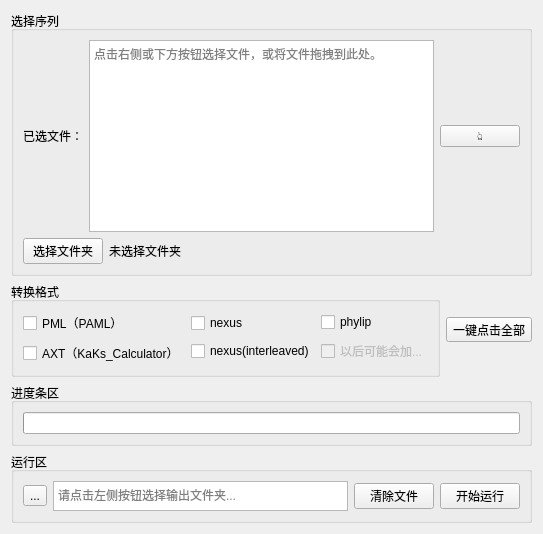
          <widget class="QWidget" name="tab_2">
           <attribute name="title">
            <string>序列格式转换</string>
           </attribute>
           <layout class="QVBoxLayout" name="verticalLayout_28" stretch="3,0,0,0">
            <item>
             <widget class="QGroupBox" name="groupBox_2">
              <property name="title">
               <string>选择序列</string>
              </property>
              <layout class="QVBoxLayout" name="verticalLayout_27">
               <item>
                <layout class="QHBoxLayout" name="horizontalLayout_54">
                 <item>
                  <widget class="QLabel" name="label_26">
                   <property name="text">
                    <string>已选文件：</string>
                   </property>
                  </widget>
                 </item>
                 <item>
                  <widget class="QTextBrowser" name="sel_ali_2">
                   <property name="verticalScrollBarPolicy">
                    <enum>Qt::ScrollBarAlwaysOff</enum>
                   </property>
                   <property name="placeholderText">
                    <string>点击右侧或下方按钮选择文件，或将文件拖拽到此处。</string>
                   </property>
                  </widget>
                 </item>
                 <item>
                  <widget class="QPushButton" name="sel_ali_bro_3">
                   <property name="text">
                    <string>👆</string>
                   </property>
                  </widget>
                 </item>
                </layout>
               </item>
               <item>
                <layout class="QHBoxLayout" name="horizontalLayout_53">
                 <item>
                  <widget class="QPushButton" name="sel_ali_bro_4">
                   <property name="maximumSize">
                    <size>
                     <width>80</width>
                     <height>16777215</height>
                    </size>
                   </property>
                   <property name="text">
                    <string>选择文件夹</string>
                   </property>
                  </widget>
                 </item>
                 <item>
                  <widget class="QLabel" name="sel_ali_path_2">
                   <property name="minimumSize">
                    <size>
                     <width>300</width>
                     <height>0</height>
                    </size>
                   </property>
                   <property name="maximumSize">
                    <size>
                     <width>800</width>
                     <height>16777215</height>
                    </size>
                   </property>
                   <property name="text">
                    <string>未选择文件夹</string>
                   </property>
                  </widget>
                 </item>
                 <item>
                  <spacer name="horizontalSpacer_14">
                   <property name="orientation">
                    <enum>Qt::Horizontal</enum>
                   </property>
                   <property name="sizeHint" stdset="0">
                    <size>
                     <width>40</width>
                     <height>20</height>
                    </size>
                   </property>
                  </spacer>
                 </item>
                </layout>
               </item>
              </layout>
             </widget>
            </item>
            <item>
             <layout class="QHBoxLayout" name="horizontalLayout_55">
              <item>
               <widget class="QGroupBox" name="groupBox_4">
                <property name="title">
                 <string>转换格式</string>
                </property>
                <layout class="QHBoxLayout" name="horizontalLayout">
                 <item>
                  <layout class="QVBoxLayout" name="verticalLayout_2">
                   <item>
                    <widget class="QCheckBox" name="paml_box">
                     <property name="text">
                      <string>PML（PAML）</string>
                     </property>
                    </widget>
                   </item>
                   <item>
                    <widget class="QCheckBox" name="axt_box">
                     <property name="text">
                      <string>AXT（KaKs_Calculator）</string>
                     </property>
                    </widget>
                   </item>
                  </layout>
                 </item>
                 <item>
                  <layout class="QVBoxLayout" name="verticalLayout_3">
                   <item>
                    <widget class="QCheckBox" name="nex_box">
                     <property name="text">
                      <string>nexus</string>
                     </property>
                    </widget>
                   </item>
                   <item>
                    <widget class="QCheckBox" name="nex_int_box">
                     <property name="text">
                      <string>nexus(interleaved)</string>
                     </property>
                    </widget>
                   </item>
                  </layout>
                 </item>
                 <item>
                  <layout class="QVBoxLayout" name="verticalLayout_4">
                   <item>
                    <widget class="QCheckBox" name="phy_box">
                     <property name="text">
                      <string>phylip</string>
                     </property>
                    </widget>
                   </item>
                   <item>
                    <widget class="QCheckBox" name="checkBox_6">
                     <property name="enabled">
                      <bool>false</bool>
                     </property>
                     <property name="text">
                      <string>以后可能会加...</string>
                     </property>
                    </widget>
                   </item>
                  </layout>
                 </item>
                </layout>
               </widget>
              </item>
              <item>
               <widget class="QToolButton" name="toolButton">
                <property name="text">
                 <string>一键点击全部</string>
                </property>
               </widget>
              </item>
             </layout>
            </item>
            <item>
             <widget class="QGroupBox" name="groupBox_10">
              <property name="minimumSize">
               <size>
                <width>50</width>
                <height>0</height>
               </size>
              </property>
              <property name="title">
               <string>进度条区</string>
              </property>
              <layout class="QVBoxLayout" name="verticalLayout_30">
               <item>
                <widget class="QProgressBar" name="convert_progress">
                 <property name="minimumSize">
                  <size>
                   <width>50</width>
                   <height>0</height>
                  </size>
                 </property>
                 <property name="value">
                  <number>0</number>
                 </property>
                 <property name="textVisible">
                  <bool>false</bool>
                 </property>
                </widget>
               </item>
              </layout>
             </widget>
            </item>
            <item>
             <widget class="QGroupBox" name="groupBox_11">
              <property name="title">
               <string>运行区</string>
              </property>
              <layout class="QHBoxLayout" name="horizontalLayout_4">
               <item>
                <widget class="QToolButton" name="cv_od_bu">
                 <property name="text">
                  <string>...</string>
                 </property>
                </widget>
               </item>
               <item>
                <widget class="QTextBrowser" name="cv_out_dir">
                 <property name="maximumSize">
                  <size>
                   <width>500</width>
                   <height>30</height>
                  </size>
                 </property>
                 <property name="verticalScrollBarPolicy">
                  <enum>Qt::ScrollBarAlwaysOff</enum>
                 </property>
                 <property name="horizontalScrollBarPolicy">
                  <enum>Qt::ScrollBarAlwaysOff</enum>
                 </property>
                 <property name="placeholderText">
                  <string>请点击左侧按钮选择输出文件夹...</string>
                 </property>
                </widget>
               </item>
               <item>
                <widget class="QPushButton" name="clear_cvfile">
                 <property name="text">
                  <string>清除文件</string>
                 </property>
                </widget>
               </item>
               <item>
                <widget class="QPushButton" name="cv_running">
                 <property name="text">
                  <string>开始运行</string>
                 </property>
                </widget>
               </item>
              </layout>
             </widget>
            </item>
           </layout>
          </widget>
